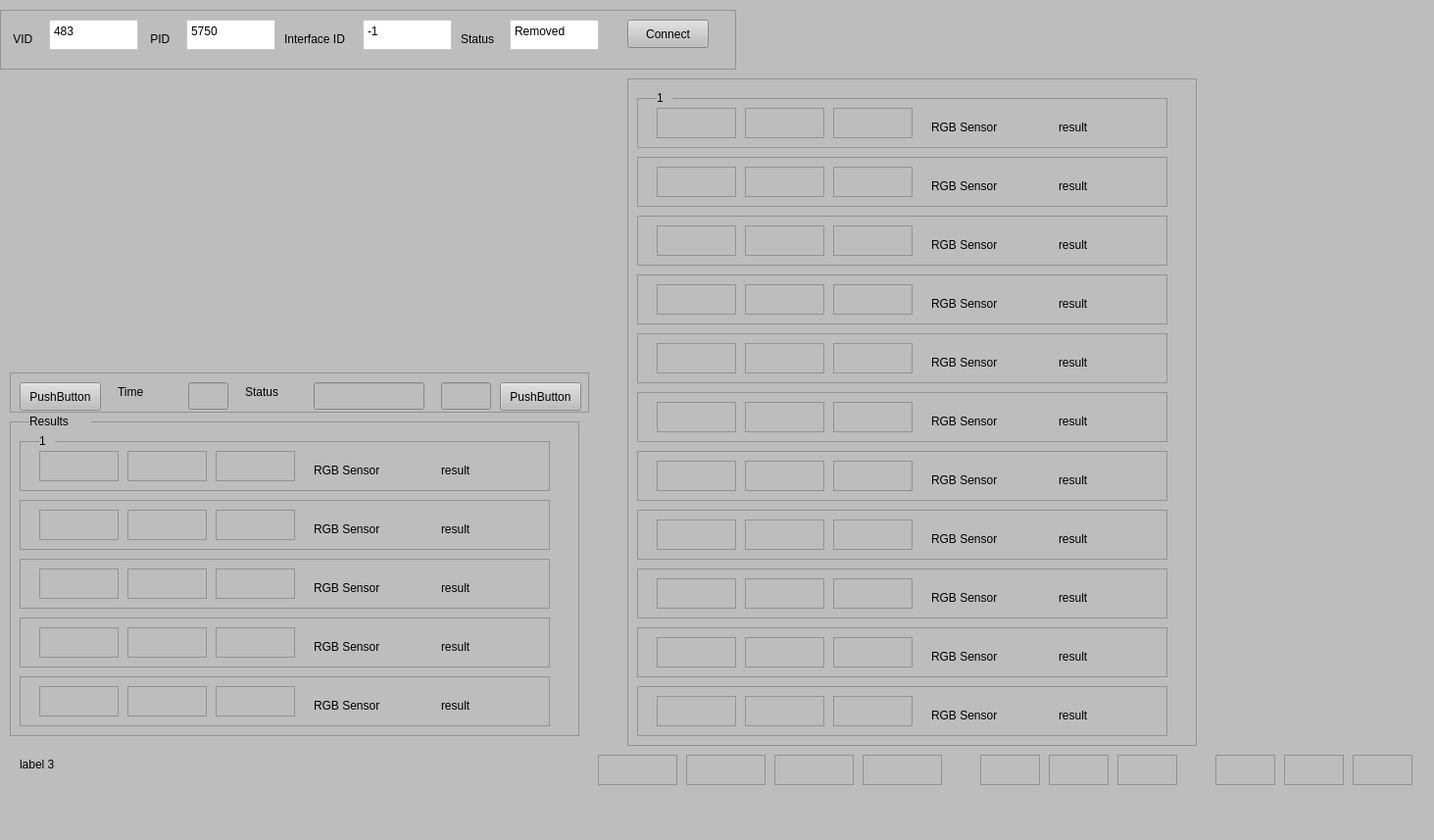
<?xml version="1.0" encoding="UTF-8"?>
<ui version="4.0">
 <class>MainWindow</class>
 <widget class="QMainWindow" name="MainWindow">
  <property name="enabled">
   <bool>true</bool>
  </property>
  <property name="geometry">
   <rect>
    <x>0</x>
    <y>0</y>
    <width>1463</width>
    <height>857</height>
   </rect>
  </property>
  <property name="windowTitle">
   <string>MainWindow</string>
  </property>
  <property name="autoFillBackground">
   <bool>false</bool>
  </property>
  <property name="styleSheet">
   <string notr="true">background-color: rgb(189, 189, 189);</string>
  </property>
  <widget class="QWidget" name="centralwidget">
   <widget class="QFrame" name="frame">
    <property name="geometry">
     <rect>
      <x>0</x>
      <y>10</y>
      <width>751</width>
      <height>61</height>
     </rect>
    </property>
    <property name="frameShape">
     <enum>QFrame::StyledPanel</enum>
    </property>
    <property name="frameShadow">
     <enum>QFrame::Raised</enum>
    </property>
    <widget class="QTextEdit" name="textEdit_VID">
     <property name="geometry">
      <rect>
       <x>50</x>
       <y>10</y>
       <width>91</width>
       <height>31</height>
      </rect>
     </property>
     <property name="styleSheet">
      <string notr="true">background-color: rgb(255, 255, 255);
color: rgb(0, 0, 0);</string>
     </property>
     <property name="html">
      <string>&lt;!DOCTYPE HTML PUBLIC &quot;-//W3C//DTD HTML 4.0//EN&quot; &quot;http://www.w3.org/TR/REC-html40/strict.dtd&quot;&gt;
&lt;html&gt;&lt;head&gt;&lt;meta name=&quot;qrichtext&quot; content=&quot;1&quot; /&gt;&lt;meta charset=&quot;utf-8&quot; /&gt;&lt;style type=&quot;text/css&quot;&gt;
p, li { white-space: pre-wrap; }
hr { height: 1px; border-width: 0; }
&lt;/style&gt;&lt;/head&gt;&lt;body style=&quot; font-family:'Segoe UI'; font-size:9pt; font-weight:400; font-style:normal;&quot;&gt;
&lt;p style=&quot; margin-top:0px; margin-bottom:0px; margin-left:0px; margin-right:0px; -qt-block-indent:0; text-indent:0px;&quot;&gt;483&lt;/p&gt;&lt;/body&gt;&lt;/html&gt;</string>
     </property>
    </widget>
    <widget class="QLabel" name="label">
     <property name="geometry">
      <rect>
       <x>10</x>
       <y>20</y>
       <width>31</width>
       <height>20</height>
      </rect>
     </property>
     <property name="styleSheet">
      <string notr="true">color: rgb(0, 0, 0);</string>
     </property>
     <property name="text">
      <string> VID</string>
     </property>
    </widget>
    <widget class="QLabel" name="label_2">
     <property name="geometry">
      <rect>
       <x>150</x>
       <y>20</y>
       <width>63</width>
       <height>20</height>
      </rect>
     </property>
     <property name="styleSheet">
      <string notr="true">color: rgb(0, 0, 0);</string>
     </property>
     <property name="text">
      <string> PID</string>
     </property>
    </widget>
    <widget class="QTextEdit" name="textEdit_PID">
     <property name="geometry">
      <rect>
       <x>190</x>
       <y>10</y>
       <width>91</width>
       <height>31</height>
      </rect>
     </property>
     <property name="styleSheet">
      <string notr="true">background-color: rgb(255, 255, 255);
color: rgb(0, 0, 0);</string>
     </property>
     <property name="html">
      <string>&lt;!DOCTYPE HTML PUBLIC &quot;-//W3C//DTD HTML 4.0//EN&quot; &quot;http://www.w3.org/TR/REC-html40/strict.dtd&quot;&gt;
&lt;html&gt;&lt;head&gt;&lt;meta name=&quot;qrichtext&quot; content=&quot;1&quot; /&gt;&lt;meta charset=&quot;utf-8&quot; /&gt;&lt;style type=&quot;text/css&quot;&gt;
p, li { white-space: pre-wrap; }
hr { height: 1px; border-width: 0; }
&lt;/style&gt;&lt;/head&gt;&lt;body style=&quot; font-family:'Segoe UI'; font-size:9pt; font-weight:400; font-style:normal;&quot;&gt;
&lt;p style=&quot; margin-top:0px; margin-bottom:0px; margin-left:0px; margin-right:0px; -qt-block-indent:0; text-indent:0px;&quot;&gt;5750&lt;/p&gt;&lt;/body&gt;&lt;/html&gt;</string>
     </property>
    </widget>
    <widget class="QTextEdit" name="textEdit_2">
     <property name="geometry">
      <rect>
       <x>370</x>
       <y>10</y>
       <width>91</width>
       <height>31</height>
      </rect>
     </property>
     <property name="styleSheet">
      <string notr="true">background-color: rgb(255, 255, 255);
color: rgb(0, 0, 0);</string>
     </property>
     <property name="html">
      <string>&lt;!DOCTYPE HTML PUBLIC &quot;-//W3C//DTD HTML 4.0//EN&quot; &quot;http://www.w3.org/TR/REC-html40/strict.dtd&quot;&gt;
&lt;html&gt;&lt;head&gt;&lt;meta name=&quot;qrichtext&quot; content=&quot;1&quot; /&gt;&lt;meta charset=&quot;utf-8&quot; /&gt;&lt;style type=&quot;text/css&quot;&gt;
p, li { white-space: pre-wrap; }
hr { height: 1px; border-width: 0; }
&lt;/style&gt;&lt;/head&gt;&lt;body style=&quot; font-family:'Segoe UI'; font-size:9pt; font-weight:400; font-style:normal;&quot;&gt;
&lt;p style=&quot; margin-top:0px; margin-bottom:0px; margin-left:0px; margin-right:0px; -qt-block-indent:0; text-indent:0px;&quot;&gt;-1&lt;/p&gt;&lt;/body&gt;&lt;/html&gt;</string>
     </property>
    </widget>
    <widget class="QLabel" name="label_3">
     <property name="geometry">
      <rect>
       <x>290</x>
       <y>20</y>
       <width>81</width>
       <height>20</height>
      </rect>
     </property>
     <property name="styleSheet">
      <string notr="true">color: rgb(0, 0, 0);</string>
     </property>
     <property name="text">
      <string>Interface ID</string>
     </property>
    </widget>
    <widget class="QLabel" name="label_4">
     <property name="geometry">
      <rect>
       <x>470</x>
       <y>20</y>
       <width>63</width>
       <height>20</height>
      </rect>
     </property>
     <property name="styleSheet">
      <string notr="true">color: rgb(0, 0, 0);</string>
     </property>
     <property name="text">
      <string>Status</string>
     </property>
    </widget>
    <widget class="QTextEdit" name="textEdit_3">
     <property name="enabled">
      <bool>false</bool>
     </property>
     <property name="geometry">
      <rect>
       <x>520</x>
       <y>10</y>
       <width>91</width>
       <height>31</height>
      </rect>
     </property>
     <property name="styleSheet">
      <string notr="true">background-color: rgb(255, 255, 255);
color: rgb(0, 0, 0);
font: 9pt &quot;Segoe UI&quot;;</string>
     </property>
     <property name="html">
      <string>&lt;!DOCTYPE HTML PUBLIC &quot;-//W3C//DTD HTML 4.0//EN&quot; &quot;http://www.w3.org/TR/REC-html40/strict.dtd&quot;&gt;
&lt;html&gt;&lt;head&gt;&lt;meta name=&quot;qrichtext&quot; content=&quot;1&quot; /&gt;&lt;meta charset=&quot;utf-8&quot; /&gt;&lt;style type=&quot;text/css&quot;&gt;
p, li { white-space: pre-wrap; }
hr { height: 1px; border-width: 0; }
&lt;/style&gt;&lt;/head&gt;&lt;body style=&quot; font-family:'Segoe UI'; font-size:9pt; font-weight:400; font-style:normal;&quot;&gt;
&lt;p style=&quot; margin-top:0px; margin-bottom:0px; margin-left:0px; margin-right:0px; -qt-block-indent:0; text-indent:0px;&quot;&gt;Removed&lt;/p&gt;&lt;/body&gt;&lt;/html&gt;</string>
     </property>
    </widget>
    <widget class="QPushButton" name="ConnectButton">
     <property name="geometry">
      <rect>
       <x>640</x>
       <y>10</y>
       <width>83</width>
       <height>29</height>
      </rect>
     </property>
     <property name="styleSheet">
      <string notr="true">color: rgb(0, 0, 0);</string>
     </property>
     <property name="text">
      <string>Connect</string>
     </property>
    </widget>
   </widget>
   <widget class="QFrame" name="frame_3">
    <property name="geometry">
     <rect>
      <x>10</x>
      <y>430</y>
      <width>581</width>
      <height>321</height>
     </rect>
    </property>
    <property name="frameShape">
     <enum>QFrame::StyledPanel</enum>
    </property>
    <property name="frameShadow">
     <enum>QFrame::Raised</enum>
    </property>
    <widget class="QFrame" name="frame_4">
     <property name="geometry">
      <rect>
       <x>10</x>
       <y>20</y>
       <width>541</width>
       <height>51</height>
      </rect>
     </property>
     <property name="frameShape">
      <enum>QFrame::StyledPanel</enum>
     </property>
     <property name="frameShadow">
      <enum>QFrame::Raised</enum>
     </property>
     <widget class="QTextEdit" name="textEdit_4">
      <property name="geometry">
       <rect>
        <x>20</x>
        <y>10</y>
        <width>81</width>
        <height>31</height>
       </rect>
      </property>
     </widget>
     <widget class="QTextEdit" name="textEdit_6">
      <property name="geometry">
       <rect>
        <x>110</x>
        <y>10</y>
        <width>81</width>
        <height>31</height>
       </rect>
      </property>
     </widget>
     <widget class="QTextEdit" name="textEdit_7">
      <property name="geometry">
       <rect>
        <x>200</x>
        <y>10</y>
        <width>81</width>
        <height>31</height>
       </rect>
      </property>
     </widget>
     <widget class="QLabel" name="label_6">
      <property name="geometry">
       <rect>
        <x>300</x>
        <y>20</y>
        <width>81</width>
        <height>20</height>
       </rect>
      </property>
      <property name="styleSheet">
       <string notr="true">color: rgb(0, 0, 0);</string>
      </property>
      <property name="text">
       <string>RGB Sensor</string>
      </property>
     </widget>
     <widget class="QLabel" name="label_7">
      <property name="geometry">
       <rect>
        <x>430</x>
        <y>20</y>
        <width>81</width>
        <height>20</height>
       </rect>
      </property>
      <property name="styleSheet">
       <string notr="true">color: rgb(0, 0, 0);</string>
      </property>
      <property name="text">
       <string>result</string>
      </property>
     </widget>
    </widget>
    <widget class="QLabel" name="label_5">
     <property name="geometry">
      <rect>
       <x>30</x>
       <y>10</y>
       <width>16</width>
       <height>20</height>
      </rect>
     </property>
     <property name="styleSheet">
      <string notr="true">color: rgb(0, 0, 0);</string>
     </property>
     <property name="text">
      <string>1</string>
     </property>
    </widget>
    <widget class="QFrame" name="frame_5">
     <property name="geometry">
      <rect>
       <x>10</x>
       <y>80</y>
       <width>541</width>
       <height>51</height>
      </rect>
     </property>
     <property name="frameShape">
      <enum>QFrame::StyledPanel</enum>
     </property>
     <property name="frameShadow">
      <enum>QFrame::Raised</enum>
     </property>
     <widget class="QTextEdit" name="textEdit_11">
      <property name="geometry">
       <rect>
        <x>20</x>
        <y>10</y>
        <width>81</width>
        <height>31</height>
       </rect>
      </property>
     </widget>
     <widget class="QTextEdit" name="textEdit_12">
      <property name="geometry">
       <rect>
        <x>110</x>
        <y>10</y>
        <width>81</width>
        <height>31</height>
       </rect>
      </property>
     </widget>
     <widget class="QTextEdit" name="textEdit_13">
      <property name="geometry">
       <rect>
        <x>200</x>
        <y>10</y>
        <width>81</width>
        <height>31</height>
       </rect>
      </property>
     </widget>
     <widget class="QLabel" name="label_11">
      <property name="geometry">
       <rect>
        <x>300</x>
        <y>20</y>
        <width>81</width>
        <height>20</height>
       </rect>
      </property>
      <property name="styleSheet">
       <string notr="true">color: rgb(0, 0, 0);</string>
      </property>
      <property name="text">
       <string>RGB Sensor</string>
      </property>
     </widget>
     <widget class="QLabel" name="label_12">
      <property name="geometry">
       <rect>
        <x>430</x>
        <y>20</y>
        <width>81</width>
        <height>20</height>
       </rect>
      </property>
      <property name="styleSheet">
       <string notr="true">color: rgb(0, 0, 0);</string>
      </property>
      <property name="text">
       <string>result</string>
      </property>
     </widget>
    </widget>
    <widget class="QFrame" name="frame_6">
     <property name="geometry">
      <rect>
       <x>10</x>
       <y>140</y>
       <width>541</width>
       <height>51</height>
      </rect>
     </property>
     <property name="frameShape">
      <enum>QFrame::StyledPanel</enum>
     </property>
     <property name="frameShadow">
      <enum>QFrame::Raised</enum>
     </property>
     <widget class="QTextEdit" name="textEdit_14">
      <property name="geometry">
       <rect>
        <x>20</x>
        <y>10</y>
        <width>81</width>
        <height>31</height>
       </rect>
      </property>
     </widget>
     <widget class="QTextEdit" name="textEdit_15">
      <property name="geometry">
       <rect>
        <x>110</x>
        <y>10</y>
        <width>81</width>
        <height>31</height>
       </rect>
      </property>
     </widget>
     <widget class="QTextEdit" name="textEdit_16">
      <property name="geometry">
       <rect>
        <x>200</x>
        <y>10</y>
        <width>81</width>
        <height>31</height>
       </rect>
      </property>
     </widget>
     <widget class="QLabel" name="label_13">
      <property name="geometry">
       <rect>
        <x>300</x>
        <y>20</y>
        <width>81</width>
        <height>20</height>
       </rect>
      </property>
      <property name="styleSheet">
       <string notr="true">color: rgb(0, 0, 0);</string>
      </property>
      <property name="text">
       <string>RGB Sensor</string>
      </property>
     </widget>
     <widget class="QLabel" name="label_14">
      <property name="geometry">
       <rect>
        <x>430</x>
        <y>20</y>
        <width>81</width>
        <height>20</height>
       </rect>
      </property>
      <property name="styleSheet">
       <string notr="true">color: rgb(0, 0, 0);</string>
      </property>
      <property name="text">
       <string>result</string>
      </property>
     </widget>
    </widget>
    <widget class="QFrame" name="frame_7">
     <property name="geometry">
      <rect>
       <x>10</x>
       <y>200</y>
       <width>541</width>
       <height>51</height>
      </rect>
     </property>
     <property name="frameShape">
      <enum>QFrame::StyledPanel</enum>
     </property>
     <property name="frameShadow">
      <enum>QFrame::Raised</enum>
     </property>
     <widget class="QTextEdit" name="textEdit_20">
      <property name="geometry">
       <rect>
        <x>20</x>
        <y>10</y>
        <width>81</width>
        <height>31</height>
       </rect>
      </property>
     </widget>
     <widget class="QTextEdit" name="textEdit_21">
      <property name="geometry">
       <rect>
        <x>110</x>
        <y>10</y>
        <width>81</width>
        <height>31</height>
       </rect>
      </property>
     </widget>
     <widget class="QTextEdit" name="textEdit_22">
      <property name="geometry">
       <rect>
        <x>200</x>
        <y>10</y>
        <width>81</width>
        <height>31</height>
       </rect>
      </property>
     </widget>
     <widget class="QLabel" name="label_17">
      <property name="geometry">
       <rect>
        <x>300</x>
        <y>20</y>
        <width>81</width>
        <height>20</height>
       </rect>
      </property>
      <property name="styleSheet">
       <string notr="true">color: rgb(0, 0, 0);</string>
      </property>
      <property name="text">
       <string>RGB Sensor</string>
      </property>
     </widget>
     <widget class="QLabel" name="label_18">
      <property name="geometry">
       <rect>
        <x>430</x>
        <y>20</y>
        <width>81</width>
        <height>20</height>
       </rect>
      </property>
      <property name="styleSheet">
       <string notr="true">color: rgb(0, 0, 0);</string>
      </property>
      <property name="text">
       <string>result</string>
      </property>
     </widget>
    </widget>
    <widget class="QFrame" name="frame_13">
     <property name="geometry">
      <rect>
       <x>10</x>
       <y>260</y>
       <width>541</width>
       <height>51</height>
      </rect>
     </property>
     <property name="frameShape">
      <enum>QFrame::StyledPanel</enum>
     </property>
     <property name="frameShadow">
      <enum>QFrame::Raised</enum>
     </property>
     <widget class="QTextEdit" name="textEdit_47">
      <property name="geometry">
       <rect>
        <x>20</x>
        <y>10</y>
        <width>81</width>
        <height>31</height>
       </rect>
      </property>
     </widget>
     <widget class="QTextEdit" name="textEdit_48">
      <property name="geometry">
       <rect>
        <x>110</x>
        <y>10</y>
        <width>81</width>
        <height>31</height>
       </rect>
      </property>
     </widget>
     <widget class="QTextEdit" name="textEdit_49">
      <property name="geometry">
       <rect>
        <x>200</x>
        <y>10</y>
        <width>81</width>
        <height>31</height>
       </rect>
      </property>
     </widget>
     <widget class="QLabel" name="label_37">
      <property name="geometry">
       <rect>
        <x>300</x>
        <y>20</y>
        <width>81</width>
        <height>20</height>
       </rect>
      </property>
      <property name="styleSheet">
       <string notr="true">color: rgb(0, 0, 0);</string>
      </property>
      <property name="text">
       <string>RGB Sensor</string>
      </property>
     </widget>
     <widget class="QLabel" name="label_38">
      <property name="geometry">
       <rect>
        <x>430</x>
        <y>20</y>
        <width>81</width>
        <height>20</height>
       </rect>
      </property>
      <property name="styleSheet">
       <string notr="true">color: rgb(0, 0, 0);</string>
      </property>
      <property name="text">
       <string>result</string>
      </property>
     </widget>
    </widget>
   </widget>
   <widget class="QLabel" name="label_8">
    <property name="geometry">
     <rect>
      <x>30</x>
      <y>420</y>
      <width>63</width>
      <height>20</height>
     </rect>
    </property>
    <property name="styleSheet">
     <string notr="true">color: rgb(0, 0, 0);</string>
    </property>
    <property name="text">
     <string>Results</string>
    </property>
   </widget>
   <widget class="QFrame" name="frame_8">
    <property name="geometry">
     <rect>
      <x>640</x>
      <y>80</y>
      <width>581</width>
      <height>681</height>
     </rect>
    </property>
    <property name="frameShape">
     <enum>QFrame::StyledPanel</enum>
    </property>
    <property name="frameShadow">
     <enum>QFrame::Raised</enum>
    </property>
    <widget class="QFrame" name="frame_9">
     <property name="geometry">
      <rect>
       <x>10</x>
       <y>20</y>
       <width>541</width>
       <height>51</height>
      </rect>
     </property>
     <property name="frameShape">
      <enum>QFrame::StyledPanel</enum>
     </property>
     <property name="frameShadow">
      <enum>QFrame::Raised</enum>
     </property>
     <widget class="QTextEdit" name="textEdit_23">
      <property name="geometry">
       <rect>
        <x>20</x>
        <y>10</y>
        <width>81</width>
        <height>31</height>
       </rect>
      </property>
     </widget>
     <widget class="QTextEdit" name="textEdit_24">
      <property name="geometry">
       <rect>
        <x>110</x>
        <y>10</y>
        <width>81</width>
        <height>31</height>
       </rect>
      </property>
     </widget>
     <widget class="QTextEdit" name="textEdit_25">
      <property name="geometry">
       <rect>
        <x>200</x>
        <y>10</y>
        <width>81</width>
        <height>31</height>
       </rect>
      </property>
     </widget>
     <widget class="QLabel" name="label_19">
      <property name="geometry">
       <rect>
        <x>300</x>
        <y>20</y>
        <width>81</width>
        <height>20</height>
       </rect>
      </property>
      <property name="styleSheet">
       <string notr="true">color: rgb(0, 0, 0);</string>
      </property>
      <property name="text">
       <string>RGB Sensor</string>
      </property>
     </widget>
     <widget class="QLabel" name="label_20">
      <property name="geometry">
       <rect>
        <x>430</x>
        <y>20</y>
        <width>81</width>
        <height>20</height>
       </rect>
      </property>
      <property name="styleSheet">
       <string notr="true">color: rgb(0, 0, 0);</string>
      </property>
      <property name="text">
       <string>result</string>
      </property>
     </widget>
    </widget>
    <widget class="QLabel" name="label_21">
     <property name="geometry">
      <rect>
       <x>30</x>
       <y>10</y>
       <width>16</width>
       <height>20</height>
      </rect>
     </property>
     <property name="styleSheet">
      <string notr="true">color: rgb(0, 0, 0);</string>
     </property>
     <property name="text">
      <string>1</string>
     </property>
    </widget>
    <widget class="QFrame" name="frame_10">
     <property name="geometry">
      <rect>
       <x>10</x>
       <y>80</y>
       <width>541</width>
       <height>51</height>
      </rect>
     </property>
     <property name="frameShape">
      <enum>QFrame::StyledPanel</enum>
     </property>
     <property name="frameShadow">
      <enum>QFrame::Raised</enum>
     </property>
     <widget class="QTextEdit" name="textEdit_26">
      <property name="geometry">
       <rect>
        <x>20</x>
        <y>10</y>
        <width>81</width>
        <height>31</height>
       </rect>
      </property>
     </widget>
     <widget class="QTextEdit" name="textEdit_27">
      <property name="geometry">
       <rect>
        <x>110</x>
        <y>10</y>
        <width>81</width>
        <height>31</height>
       </rect>
      </property>
     </widget>
     <widget class="QTextEdit" name="textEdit_28">
      <property name="geometry">
       <rect>
        <x>200</x>
        <y>10</y>
        <width>81</width>
        <height>31</height>
       </rect>
      </property>
     </widget>
     <widget class="QLabel" name="label_22">
      <property name="geometry">
       <rect>
        <x>300</x>
        <y>20</y>
        <width>81</width>
        <height>20</height>
       </rect>
      </property>
      <property name="styleSheet">
       <string notr="true">color: rgb(0, 0, 0);</string>
      </property>
      <property name="text">
       <string>RGB Sensor</string>
      </property>
     </widget>
     <widget class="QLabel" name="label_23">
      <property name="geometry">
       <rect>
        <x>430</x>
        <y>20</y>
        <width>81</width>
        <height>20</height>
       </rect>
      </property>
      <property name="styleSheet">
       <string notr="true">color: rgb(0, 0, 0);</string>
      </property>
      <property name="text">
       <string>result</string>
      </property>
     </widget>
    </widget>
    <widget class="QFrame" name="frame_11">
     <property name="geometry">
      <rect>
       <x>10</x>
       <y>140</y>
       <width>541</width>
       <height>51</height>
      </rect>
     </property>
     <property name="frameShape">
      <enum>QFrame::StyledPanel</enum>
     </property>
     <property name="frameShadow">
      <enum>QFrame::Raised</enum>
     </property>
     <widget class="QTextEdit" name="textEdit_29">
      <property name="geometry">
       <rect>
        <x>20</x>
        <y>10</y>
        <width>81</width>
        <height>31</height>
       </rect>
      </property>
     </widget>
     <widget class="QTextEdit" name="textEdit_30">
      <property name="geometry">
       <rect>
        <x>110</x>
        <y>10</y>
        <width>81</width>
        <height>31</height>
       </rect>
      </property>
     </widget>
     <widget class="QTextEdit" name="textEdit_31">
      <property name="geometry">
       <rect>
        <x>200</x>
        <y>10</y>
        <width>81</width>
        <height>31</height>
       </rect>
      </property>
     </widget>
     <widget class="QLabel" name="label_24">
      <property name="geometry">
       <rect>
        <x>300</x>
        <y>20</y>
        <width>81</width>
        <height>20</height>
       </rect>
      </property>
      <property name="styleSheet">
       <string notr="true">color: rgb(0, 0, 0);</string>
      </property>
      <property name="text">
       <string>RGB Sensor</string>
      </property>
     </widget>
     <widget class="QLabel" name="label_25">
      <property name="geometry">
       <rect>
        <x>430</x>
        <y>20</y>
        <width>81</width>
        <height>20</height>
       </rect>
      </property>
      <property name="styleSheet">
       <string notr="true">color: rgb(0, 0, 0);</string>
      </property>
      <property name="text">
       <string>result</string>
      </property>
     </widget>
    </widget>
    <widget class="QFrame" name="frame_12">
     <property name="geometry">
      <rect>
       <x>10</x>
       <y>200</y>
       <width>541</width>
       <height>51</height>
      </rect>
     </property>
     <property name="frameShape">
      <enum>QFrame::StyledPanel</enum>
     </property>
     <property name="frameShadow">
      <enum>QFrame::Raised</enum>
     </property>
     <widget class="QTextEdit" name="textEdit_32">
      <property name="geometry">
       <rect>
        <x>20</x>
        <y>10</y>
        <width>81</width>
        <height>31</height>
       </rect>
      </property>
     </widget>
     <widget class="QTextEdit" name="textEdit_33">
      <property name="geometry">
       <rect>
        <x>110</x>
        <y>10</y>
        <width>81</width>
        <height>31</height>
       </rect>
      </property>
     </widget>
     <widget class="QTextEdit" name="textEdit_34">
      <property name="geometry">
       <rect>
        <x>200</x>
        <y>10</y>
        <width>81</width>
        <height>31</height>
       </rect>
      </property>
     </widget>
     <widget class="QLabel" name="label_26">
      <property name="geometry">
       <rect>
        <x>300</x>
        <y>20</y>
        <width>81</width>
        <height>20</height>
       </rect>
      </property>
      <property name="styleSheet">
       <string notr="true">color: rgb(0, 0, 0);</string>
      </property>
      <property name="text">
       <string>RGB Sensor</string>
      </property>
     </widget>
     <widget class="QLabel" name="label_27">
      <property name="geometry">
       <rect>
        <x>430</x>
        <y>20</y>
        <width>81</width>
        <height>20</height>
       </rect>
      </property>
      <property name="styleSheet">
       <string notr="true">color: rgb(0, 0, 0);</string>
      </property>
      <property name="text">
       <string>result</string>
      </property>
     </widget>
    </widget>
    <widget class="QFrame" name="frame_18">
     <property name="geometry">
      <rect>
       <x>10</x>
       <y>260</y>
       <width>541</width>
       <height>51</height>
      </rect>
     </property>
     <property name="frameShape">
      <enum>QFrame::StyledPanel</enum>
     </property>
     <property name="frameShadow">
      <enum>QFrame::Raised</enum>
     </property>
     <widget class="QTextEdit" name="textEdit_50">
      <property name="geometry">
       <rect>
        <x>20</x>
        <y>10</y>
        <width>81</width>
        <height>31</height>
       </rect>
      </property>
     </widget>
     <widget class="QTextEdit" name="textEdit_51">
      <property name="geometry">
       <rect>
        <x>110</x>
        <y>10</y>
        <width>81</width>
        <height>31</height>
       </rect>
      </property>
     </widget>
     <widget class="QTextEdit" name="textEdit_52">
      <property name="geometry">
       <rect>
        <x>200</x>
        <y>10</y>
        <width>81</width>
        <height>31</height>
       </rect>
      </property>
     </widget>
     <widget class="QLabel" name="label_39">
      <property name="geometry">
       <rect>
        <x>300</x>
        <y>20</y>
        <width>81</width>
        <height>20</height>
       </rect>
      </property>
      <property name="styleSheet">
       <string notr="true">color: rgb(0, 0, 0);</string>
      </property>
      <property name="text">
       <string>RGB Sensor</string>
      </property>
     </widget>
     <widget class="QLabel" name="label_40">
      <property name="geometry">
       <rect>
        <x>430</x>
        <y>20</y>
        <width>81</width>
        <height>20</height>
       </rect>
      </property>
      <property name="styleSheet">
       <string notr="true">color: rgb(0, 0, 0);</string>
      </property>
      <property name="text">
       <string>result</string>
      </property>
     </widget>
    </widget>
    <widget class="QFrame" name="frame_19">
     <property name="geometry">
      <rect>
       <x>10</x>
       <y>320</y>
       <width>541</width>
       <height>51</height>
      </rect>
     </property>
     <property name="frameShape">
      <enum>QFrame::StyledPanel</enum>
     </property>
     <property name="frameShadow">
      <enum>QFrame::Raised</enum>
     </property>
     <widget class="QTextEdit" name="textEdit_53">
      <property name="geometry">
       <rect>
        <x>20</x>
        <y>10</y>
        <width>81</width>
        <height>31</height>
       </rect>
      </property>
     </widget>
     <widget class="QTextEdit" name="textEdit_54">
      <property name="geometry">
       <rect>
        <x>110</x>
        <y>10</y>
        <width>81</width>
        <height>31</height>
       </rect>
      </property>
     </widget>
     <widget class="QTextEdit" name="textEdit_55">
      <property name="geometry">
       <rect>
        <x>200</x>
        <y>10</y>
        <width>81</width>
        <height>31</height>
       </rect>
      </property>
     </widget>
     <widget class="QLabel" name="label_41">
      <property name="geometry">
       <rect>
        <x>300</x>
        <y>20</y>
        <width>81</width>
        <height>20</height>
       </rect>
      </property>
      <property name="styleSheet">
       <string notr="true">color: rgb(0, 0, 0);</string>
      </property>
      <property name="text">
       <string>RGB Sensor</string>
      </property>
     </widget>
     <widget class="QLabel" name="label_42">
      <property name="geometry">
       <rect>
        <x>430</x>
        <y>20</y>
        <width>81</width>
        <height>20</height>
       </rect>
      </property>
      <property name="styleSheet">
       <string notr="true">color: rgb(0, 0, 0);</string>
      </property>
      <property name="text">
       <string>result</string>
      </property>
     </widget>
    </widget>
    <widget class="QFrame" name="frame_20">
     <property name="geometry">
      <rect>
       <x>10</x>
       <y>380</y>
       <width>541</width>
       <height>51</height>
      </rect>
     </property>
     <property name="frameShape">
      <enum>QFrame::StyledPanel</enum>
     </property>
     <property name="frameShadow">
      <enum>QFrame::Raised</enum>
     </property>
     <widget class="QTextEdit" name="textEdit_56">
      <property name="geometry">
       <rect>
        <x>20</x>
        <y>10</y>
        <width>81</width>
        <height>31</height>
       </rect>
      </property>
     </widget>
     <widget class="QTextEdit" name="textEdit_57">
      <property name="geometry">
       <rect>
        <x>110</x>
        <y>10</y>
        <width>81</width>
        <height>31</height>
       </rect>
      </property>
     </widget>
     <widget class="QTextEdit" name="textEdit_58">
      <property name="geometry">
       <rect>
        <x>200</x>
        <y>10</y>
        <width>81</width>
        <height>31</height>
       </rect>
      </property>
     </widget>
     <widget class="QLabel" name="label_43">
      <property name="geometry">
       <rect>
        <x>300</x>
        <y>20</y>
        <width>81</width>
        <height>20</height>
       </rect>
      </property>
      <property name="styleSheet">
       <string notr="true">color: rgb(0, 0, 0);</string>
      </property>
      <property name="text">
       <string>RGB Sensor</string>
      </property>
     </widget>
     <widget class="QLabel" name="label_44">
      <property name="geometry">
       <rect>
        <x>430</x>
        <y>20</y>
        <width>81</width>
        <height>20</height>
       </rect>
      </property>
      <property name="styleSheet">
       <string notr="true">color: rgb(0, 0, 0);</string>
      </property>
      <property name="text">
       <string>result</string>
      </property>
     </widget>
    </widget>
    <widget class="QFrame" name="frame_21">
     <property name="geometry">
      <rect>
       <x>10</x>
       <y>440</y>
       <width>541</width>
       <height>51</height>
      </rect>
     </property>
     <property name="frameShape">
      <enum>QFrame::StyledPanel</enum>
     </property>
     <property name="frameShadow">
      <enum>QFrame::Raised</enum>
     </property>
     <widget class="QTextEdit" name="textEdit_59">
      <property name="geometry">
       <rect>
        <x>20</x>
        <y>10</y>
        <width>81</width>
        <height>31</height>
       </rect>
      </property>
     </widget>
     <widget class="QTextEdit" name="textEdit_60">
      <property name="geometry">
       <rect>
        <x>110</x>
        <y>10</y>
        <width>81</width>
        <height>31</height>
       </rect>
      </property>
     </widget>
     <widget class="QTextEdit" name="textEdit_61">
      <property name="geometry">
       <rect>
        <x>200</x>
        <y>10</y>
        <width>81</width>
        <height>31</height>
       </rect>
      </property>
     </widget>
     <widget class="QLabel" name="label_45">
      <property name="geometry">
       <rect>
        <x>300</x>
        <y>20</y>
        <width>81</width>
        <height>20</height>
       </rect>
      </property>
      <property name="styleSheet">
       <string notr="true">color: rgb(0, 0, 0);</string>
      </property>
      <property name="text">
       <string>RGB Sensor</string>
      </property>
     </widget>
     <widget class="QLabel" name="label_46">
      <property name="geometry">
       <rect>
        <x>430</x>
        <y>20</y>
        <width>81</width>
        <height>20</height>
       </rect>
      </property>
      <property name="styleSheet">
       <string notr="true">color: rgb(0, 0, 0);</string>
      </property>
      <property name="text">
       <string>result</string>
      </property>
     </widget>
    </widget>
    <widget class="QFrame" name="frame_22">
     <property name="geometry">
      <rect>
       <x>10</x>
       <y>500</y>
       <width>541</width>
       <height>51</height>
      </rect>
     </property>
     <property name="frameShape">
      <enum>QFrame::StyledPanel</enum>
     </property>
     <property name="frameShadow">
      <enum>QFrame::Raised</enum>
     </property>
     <widget class="QTextEdit" name="textEdit_62">
      <property name="geometry">
       <rect>
        <x>20</x>
        <y>10</y>
        <width>81</width>
        <height>31</height>
       </rect>
      </property>
     </widget>
     <widget class="QTextEdit" name="textEdit_63">
      <property name="geometry">
       <rect>
        <x>110</x>
        <y>10</y>
        <width>81</width>
        <height>31</height>
       </rect>
      </property>
     </widget>
     <widget class="QTextEdit" name="textEdit_64">
      <property name="geometry">
       <rect>
        <x>200</x>
        <y>10</y>
        <width>81</width>
        <height>31</height>
       </rect>
      </property>
     </widget>
     <widget class="QLabel" name="label_47">
      <property name="geometry">
       <rect>
        <x>300</x>
        <y>20</y>
        <width>81</width>
        <height>20</height>
       </rect>
      </property>
      <property name="styleSheet">
       <string notr="true">color: rgb(0, 0, 0);</string>
      </property>
      <property name="text">
       <string>RGB Sensor</string>
      </property>
     </widget>
     <widget class="QLabel" name="label_48">
      <property name="geometry">
       <rect>
        <x>430</x>
        <y>20</y>
        <width>81</width>
        <height>20</height>
       </rect>
      </property>
      <property name="styleSheet">
       <string notr="true">color: rgb(0, 0, 0);</string>
      </property>
      <property name="text">
       <string>result</string>
      </property>
     </widget>
    </widget>
    <widget class="QFrame" name="frame_23">
     <property name="geometry">
      <rect>
       <x>10</x>
       <y>560</y>
       <width>541</width>
       <height>51</height>
      </rect>
     </property>
     <property name="frameShape">
      <enum>QFrame::StyledPanel</enum>
     </property>
     <property name="frameShadow">
      <enum>QFrame::Raised</enum>
     </property>
     <widget class="QTextEdit" name="textEdit_65">
      <property name="geometry">
       <rect>
        <x>20</x>
        <y>10</y>
        <width>81</width>
        <height>31</height>
       </rect>
      </property>
     </widget>
     <widget class="QTextEdit" name="textEdit_66">
      <property name="geometry">
       <rect>
        <x>110</x>
        <y>10</y>
        <width>81</width>
        <height>31</height>
       </rect>
      </property>
     </widget>
     <widget class="QTextEdit" name="textEdit_67">
      <property name="geometry">
       <rect>
        <x>200</x>
        <y>10</y>
        <width>81</width>
        <height>31</height>
       </rect>
      </property>
     </widget>
     <widget class="QLabel" name="label_49">
      <property name="geometry">
       <rect>
        <x>300</x>
        <y>20</y>
        <width>81</width>
        <height>20</height>
       </rect>
      </property>
      <property name="styleSheet">
       <string notr="true">color: rgb(0, 0, 0);</string>
      </property>
      <property name="text">
       <string>RGB Sensor</string>
      </property>
     </widget>
     <widget class="QLabel" name="label_50">
      <property name="geometry">
       <rect>
        <x>430</x>
        <y>20</y>
        <width>81</width>
        <height>20</height>
       </rect>
      </property>
      <property name="styleSheet">
       <string notr="true">color: rgb(0, 0, 0);</string>
      </property>
      <property name="text">
       <string>result</string>
      </property>
     </widget>
    </widget>
    <widget class="QFrame" name="frame_24">
     <property name="geometry">
      <rect>
       <x>10</x>
       <y>620</y>
       <width>541</width>
       <height>51</height>
      </rect>
     </property>
     <property name="frameShape">
      <enum>QFrame::StyledPanel</enum>
     </property>
     <property name="frameShadow">
      <enum>QFrame::Raised</enum>
     </property>
     <widget class="QTextEdit" name="textEdit_68">
      <property name="geometry">
       <rect>
        <x>20</x>
        <y>10</y>
        <width>81</width>
        <height>31</height>
       </rect>
      </property>
     </widget>
     <widget class="QTextEdit" name="textEdit_69">
      <property name="geometry">
       <rect>
        <x>110</x>
        <y>10</y>
        <width>81</width>
        <height>31</height>
       </rect>
      </property>
     </widget>
     <widget class="QTextEdit" name="textEdit_70">
      <property name="geometry">
       <rect>
        <x>200</x>
        <y>10</y>
        <width>81</width>
        <height>31</height>
       </rect>
      </property>
     </widget>
     <widget class="QLabel" name="label_51">
      <property name="geometry">
       <rect>
        <x>300</x>
        <y>20</y>
        <width>81</width>
        <height>20</height>
       </rect>
      </property>
      <property name="styleSheet">
       <string notr="true">color: rgb(0, 0, 0);</string>
      </property>
      <property name="text">
       <string>RGB Sensor</string>
      </property>
     </widget>
     <widget class="QLabel" name="label_52">
      <property name="geometry">
       <rect>
        <x>430</x>
        <y>20</y>
        <width>81</width>
        <height>20</height>
       </rect>
      </property>
      <property name="styleSheet">
       <string notr="true">color: rgb(0, 0, 0);</string>
      </property>
      <property name="text">
       <string>result</string>
      </property>
     </widget>
    </widget>
   </widget>
   <widget class="QLabel" name="label_53">
    <property name="geometry">
     <rect>
      <x>20</x>
      <y>770</y>
      <width>63</width>
      <height>20</height>
     </rect>
    </property>
    <property name="styleSheet">
     <string notr="true">color: rgb(0, 0, 0);</string>
    </property>
    <property name="text">
     <string>label 3</string>
    </property>
   </widget>
   <widget class="QTextEdit" name="textEdit_71">
    <property name="geometry">
     <rect>
      <x>700</x>
      <y>770</y>
      <width>81</width>
      <height>31</height>
     </rect>
    </property>
   </widget>
   <widget class="QTextEdit" name="textEdit_72">
    <property name="geometry">
     <rect>
      <x>610</x>
      <y>770</y>
      <width>81</width>
      <height>31</height>
     </rect>
    </property>
   </widget>
   <widget class="QTextEdit" name="textEdit_73">
    <property name="geometry">
     <rect>
      <x>790</x>
      <y>770</y>
      <width>81</width>
      <height>31</height>
     </rect>
    </property>
   </widget>
   <widget class="QTextEdit" name="textEdit_74">
    <property name="geometry">
     <rect>
      <x>880</x>
      <y>770</y>
      <width>81</width>
      <height>31</height>
     </rect>
    </property>
   </widget>
   <widget class="QTextEdit" name="textEdit_75">
    <property name="geometry">
     <rect>
      <x>1000</x>
      <y>770</y>
      <width>61</width>
      <height>31</height>
     </rect>
    </property>
   </widget>
   <widget class="QTextEdit" name="textEdit_76">
    <property name="geometry">
     <rect>
      <x>1070</x>
      <y>770</y>
      <width>61</width>
      <height>31</height>
     </rect>
    </property>
   </widget>
   <widget class="QTextEdit" name="textEdit_77">
    <property name="geometry">
     <rect>
      <x>1140</x>
      <y>770</y>
      <width>61</width>
      <height>31</height>
     </rect>
    </property>
   </widget>
   <widget class="QTextEdit" name="textEdit_78">
    <property name="geometry">
     <rect>
      <x>1240</x>
      <y>770</y>
      <width>61</width>
      <height>31</height>
     </rect>
    </property>
   </widget>
   <widget class="QTextEdit" name="textEdit_79">
    <property name="geometry">
     <rect>
      <x>1380</x>
      <y>770</y>
      <width>61</width>
      <height>31</height>
     </rect>
    </property>
   </widget>
   <widget class="QTextEdit" name="textEdit_80">
    <property name="geometry">
     <rect>
      <x>1310</x>
      <y>770</y>
      <width>61</width>
      <height>31</height>
     </rect>
    </property>
   </widget>
   <widget class="QFrame" name="horizontalFrame">
    <property name="geometry">
     <rect>
      <x>0</x>
      <y>80</y>
      <width>611</width>
      <height>291</height>
     </rect>
    </property>
    <layout class="QHBoxLayout" name="horizontalLayout"/>
   </widget>
   <widget class="QFrame" name="frame_2">
    <property name="geometry">
     <rect>
      <x>10</x>
      <y>380</y>
      <width>591</width>
      <height>41</height>
     </rect>
    </property>
    <property name="frameShape">
     <enum>QFrame::StyledPanel</enum>
    </property>
    <property name="frameShadow">
     <enum>QFrame::Raised</enum>
    </property>
    <widget class="QPushButton" name="pushButton_2">
     <property name="geometry">
      <rect>
       <x>10</x>
       <y>10</y>
       <width>83</width>
       <height>29</height>
      </rect>
     </property>
     <property name="text">
      <string>PushButton</string>
     </property>
    </widget>
    <widget class="QPushButton" name="ProcessButton">
     <property name="geometry">
      <rect>
       <x>500</x>
       <y>10</y>
       <width>83</width>
       <height>29</height>
      </rect>
     </property>
     <property name="text">
      <string>PushButton</string>
     </property>
    </widget>
    <widget class="QLineEdit" name="lineEdit">
     <property name="geometry">
      <rect>
       <x>182</x>
       <y>10</y>
       <width>41</width>
       <height>28</height>
      </rect>
     </property>
    </widget>
    <widget class="QLineEdit" name="lineEdit_2">
     <property name="geometry">
      <rect>
       <x>310</x>
       <y>10</y>
       <width>113</width>
       <height>28</height>
      </rect>
     </property>
    </widget>
    <widget class="QLineEdit" name="lineEdit_3">
     <property name="geometry">
      <rect>
       <x>440</x>
       <y>10</y>
       <width>51</width>
       <height>28</height>
      </rect>
     </property>
    </widget>
    <widget class="QLabel" name="label_9">
     <property name="geometry">
      <rect>
       <x>110</x>
       <y>10</y>
       <width>63</width>
       <height>20</height>
      </rect>
     </property>
     <property name="text">
      <string>Time</string>
     </property>
    </widget>
    <widget class="QLabel" name="label_10">
     <property name="geometry">
      <rect>
       <x>240</x>
       <y>10</y>
       <width>63</width>
       <height>20</height>
      </rect>
     </property>
     <property name="text">
      <string>Status</string>
     </property>
    </widget>
   </widget>
  </widget>
  <widget class="QMenuBar" name="menubar">
   <property name="geometry">
    <rect>
     <x>0</x>
     <y>0</y>
     <width>1463</width>
     <height>25</height>
    </rect>
   </property>
  </widget>
  <widget class="QStatusBar" name="statusbar"/>
 </widget>
 <resources/>
 <connections/>
</ui>
